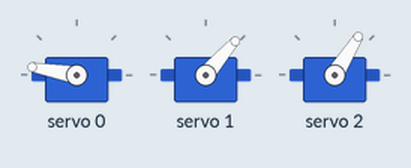
The sketch below on a simulated Arduino Uno, built with avr-gcc and run on an emulated ATmega328P. Parts: 3 × servo.

Above: at 3.1 s.
At 8.1 s:
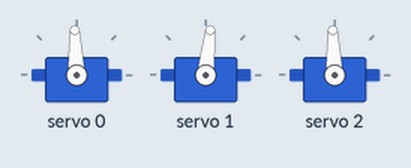
Timing chart, 0 to 9.6 s (numbered marks = the images above):
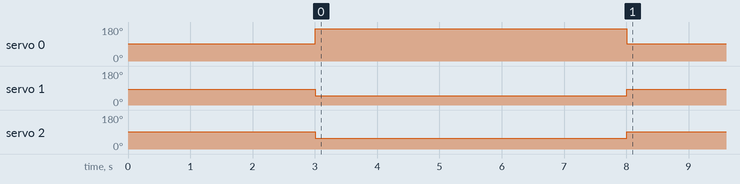

The sketch:

Inmoov_cabezaCuello.ino
```cpp
#include <Wire.h>
#include <Adafruit_PWMServoDriver.h>

Adafruit_PWMServoDriver servos = Adafruit_PWMServoDriver(0x40);

unsigned int pos0=172; // ancho de pulso en cuentas para pocicion 0°
unsigned int pos180=565; // ancho de pulso en cuentas para la pocicion 180°

//calibracion


int pistonCentro = 0;
int pistonDer = 1;
int pistonIz = 2;

int pistonCentro_pos = 90; //AUMENTA SUBE
int pistonDer_pos =80; //si se DISMINUYE el angulo sube
int pistonIz_pos = 90; //si se aumenta el anguo baja


int hombroIz = 8;
int hombroIz_pos=30;

int ojos = 5; //boca

int ojosB = 6;


int i=0;


void setup() {

  servos.begin();
  servos.setPWMFreq(60); //Frecuecia PWM de 60Hz o T=16,66ms
  inicio();
  delay(3000);
}

void setServo(uint8_t n_servo, int angulo) {
  int duty;
  duty=map(angulo,0,180,pos0, pos180);
  servos.setPWM(n_servo, 0, duty);

}

void loop() {
 int temp = 250;

 abajo();
 delay(5000);
 inicio();
 delay(300000);


}

void inicio()

{

setServo(pistonCentro,pistonCentro_pos);
setServo(pistonDer,pistonDer_pos);
setServo(pistonIz,pistonIz_pos);

}

void ojosA()

{

setServo(ojos,150);
delay(250);
setServo(ojos,0);
delay(250);
}

void ojosBB (){

setServo(ojosB,160);
delay(250);
setServo(ojosB,30);
delay(250);

  }


void lateralDerecha()
{

int angulo_correccion = 70;

setServo(pistonCentro,pistonCentro_pos + angulo_correccion);
setServo(pistonDer,pistonDer_pos + angulo_correccion);
setServo(pistonIz,pistonIz_pos - angulo_correccion);

  }

void lateralIzquierda()
{

int angulo_correccion = 70;

setServo(pistonCentro,pistonCentro_pos + angulo_correccion);
setServo(pistonDer,pistonDer_pos - angulo_correccion+40);
setServo(pistonIz,pistonIz_pos + angulo_correccion);

  }

void superiorIzquierda()
{

int angulo_correccion = 50;

setServo(pistonCentro,pistonCentro_pos - angulo_correccion);
setServo(pistonDer,pistonDer_pos - angulo_correccion);
setServo(pistonIz,pistonIz_pos + angulo_correccion);

 }

void superiorDerecha()
{

int angulo_correccion = 50;

setServo(pistonCentro,pistonCentro_pos - angulo_correccion);
setServo(pistonDer,pistonDer_pos + angulo_correccion);
setServo(pistonIz,pistonIz_pos - angulo_correccion);

 }

void arriba()

{

int angulo_correccion = 70;
int angulo_correccion2 = 40;

setServo(pistonCentro,pistonCentro_pos - angulo_correccion);
setServo(pistonDer,pistonDer_pos + (angulo_correccion2-30) );
setServo(pistonIz,pistonIz_pos + angulo_correccion2);

 }

void abajo()

{

int angulo_correccion = 90;
int angulo_correccion2 = 40;

setServo(pistonCentro,pistonCentro_pos + angulo_correccion);
setServo(pistonDer,pistonDer_pos - angulo_correccion2 );
setServo(pistonIz,pistonIz_pos - angulo_correccion2);

 }

void hombroIzq()
{
  setServo(hombroIz,hombroIz_pos);
  }
```

Measured:
- by itself, servo 0: 92° → 170° at 3.0 s, → 92° 5.0 s later
- by itself, servo 1: 84° → 49° at 3.0 s, → 84° 5.0 s later
- by itself, servo 2: 92° → 58° at 3.0 s, → 92° 5.0 s later
